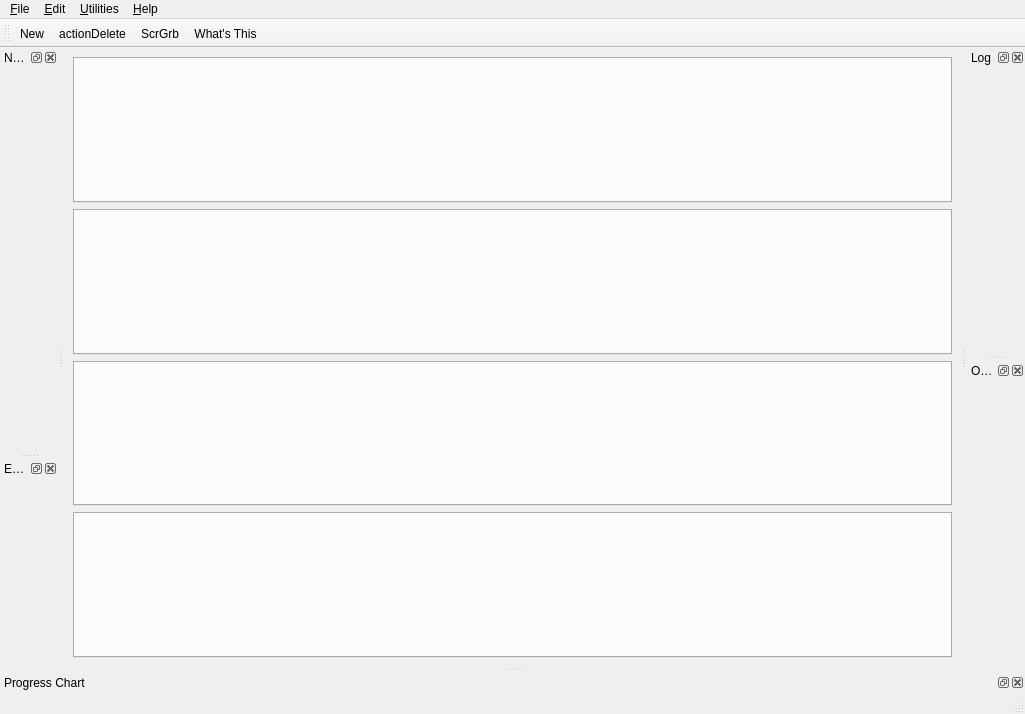
<?xml version="1.0" encoding="UTF-8"?>
<ui version="4.0">
 <class>nmfMainWindow</class>
 <widget class="QMainWindow" name="nmfMainWindow">
  <property name="geometry">
   <rect>
    <x>0</x>
    <y>0</y>
    <width>1025</width>
    <height>714</height>
   </rect>
  </property>
  <property name="windowTitle">
   <string>MSVPA_X2</string>
  </property>
  <widget class="QWidget" name="CentralWidget">
   <property name="minimumSize">
    <size>
     <width>400</width>
     <height>400</height>
    </size>
   </property>
   <layout class="QVBoxLayout" name="verticalLayout_29">
    <item>
     <widget class="QTabWidget" name="ForecastInputTabWidget">
      <property name="sizePolicy">
       <sizepolicy hsizetype="Preferred" vsizetype="Expanding">
        <horstretch>0</horstretch>
        <verstretch>0</verstretch>
       </sizepolicy>
      </property>
      <property name="maximumSize">
       <size>
        <width>16777215</width>
        <height>16777215</height>
       </size>
      </property>
      <property name="toolTip">
       <string/>
      </property>
      <property name="statusTip">
       <string/>
      </property>
      <property name="currentIndex">
       <number>-1</number>
      </property>
     </widget>
    </item>
    <item>
     <widget class="QTabWidget" name="MSVPAInputTabWidget">
      <property name="maximumSize">
       <size>
        <width>16777215</width>
        <height>16777215</height>
       </size>
      </property>
      <property name="toolTip">
       <string/>
      </property>
      <property name="statusTip">
       <string/>
      </property>
      <property name="currentIndex">
       <number>-1</number>
      </property>
     </widget>
    </item>
    <item>
     <widget class="QTabWidget" name="SSVPAInputTabWidget">
      <property name="enabled">
       <bool>true</bool>
      </property>
      <property name="maximumSize">
       <size>
        <width>16777215</width>
        <height>16777215</height>
       </size>
      </property>
      <property name="toolTip">
       <string/>
      </property>
      <property name="statusTip">
       <string/>
      </property>
      <property name="currentIndex">
       <number>-1</number>
      </property>
      <property name="documentMode">
       <bool>false</bool>
      </property>
      <property name="tabsClosable">
       <bool>false</bool>
      </property>
      <property name="movable">
       <bool>true</bool>
      </property>
     </widget>
    </item>
    <item>
     <widget class="QTabWidget" name="SetupInputTabWidget">
      <property name="maximumSize">
       <size>
        <width>16777215</width>
        <height>16777215</height>
       </size>
      </property>
      <property name="focusPolicy">
       <enum>Qt::TabFocus</enum>
      </property>
      <property name="whatsThis">
       <string/>
      </property>
      <property name="currentIndex">
       <number>-1</number>
      </property>
     </widget>
    </item>
   </layout>
  </widget>
  <widget class="QMenuBar" name="menubar">
   <property name="geometry">
    <rect>
     <x>0</x>
     <y>0</y>
     <width>1025</width>
     <height>22</height>
    </rect>
   </property>
   <widget class="QMenu" name="menuFile">
    <property name="title">
     <string>&amp;File</string>
    </property>
    <addaction name="actionNew"/>
    <addaction name="actionOpenProject"/>
    <addaction name="separator"/>
    <addaction name="actionSaveToDatabase"/>
    <addaction name="actionSaveOutputChart"/>
    <addaction name="actionSaveOutputData"/>
    <addaction name="separator"/>
    <addaction name="actionImportDatabase"/>
    <addaction name="actionExportDatabase"/>
    <addaction name="actionReloadCSVFiles"/>
    <addaction name="separator"/>
    <addaction name="actionPreferences"/>
    <addaction name="separator"/>
    <addaction name="actionQuit"/>
   </widget>
   <widget class="QMenu" name="menuEdit">
    <property name="title">
     <string>&amp;Edit</string>
    </property>
    <addaction name="actionClear"/>
    <addaction name="actionCopy"/>
    <addaction name="actionPaste"/>
    <addaction name="actionPasteAll"/>
    <addaction name="separator"/>
    <addaction name="actionSelectAll"/>
    <addaction name="actionDeselectAll"/>
   </widget>
   <widget class="QMenu" name="menuHelp">
    <property name="title">
     <string>&amp;Help</string>
    </property>
    <addaction name="actionAbout"/>
   </widget>
   <widget class="QMenu" name="menuData">
    <property name="title">
     <string>&amp;Utilities</string>
    </property>
    <addaction name="separator"/>
    <addaction name="actionCreateTables"/>
    <addaction name="separator"/>
    <addaction name="actionShowTableNames"/>
    <addaction name="separator"/>
    <addaction name="actionClearSSVPANonSpeciesTables"/>
    <addaction name="actionClearMSVPATables"/>
    <addaction name="actionClearForecastTables"/>
    <addaction name="separator"/>
    <addaction name="actionClearAllNonSpeciesTables"/>
    <addaction name="actionClearAllTables"/>
    <addaction name="separator"/>
   </widget>
   <addaction name="menuFile"/>
   <addaction name="menuEdit"/>
   <addaction name="menuData"/>
   <addaction name="menuHelp"/>
  </widget>
  <widget class="QStatusBar" name="statusbar"/>
  <widget class="QDockWidget" name="NavigatorDockWidget">
   <property name="windowTitle">
    <string>Navigator</string>
   </property>
   <attribute name="dockWidgetArea">
    <number>1</number>
   </attribute>
   <widget class="QWidget" name="dockWidgetContents">
    <layout class="QVBoxLayout" name="verticalLayout"/>
   </widget>
  </widget>
  <widget class="QDockWidget" name="ProgressDockWidget">
   <property name="windowTitle">
    <string>Progress Chart</string>
   </property>
   <attribute name="dockWidgetArea">
    <number>8</number>
   </attribute>
   <widget class="QWidget" name="ProgressWidget"/>
  </widget>
  <widget class="QToolBar" name="toolBar">
   <property name="windowTitle">
    <string>toolBar</string>
   </property>
   <attribute name="toolBarArea">
    <enum>TopToolBarArea</enum>
   </attribute>
   <attribute name="toolBarBreak">
    <bool>false</bool>
   </attribute>
   <addaction name="actionNew"/>
   <addaction name="actionDelete"/>
   <addaction name="actionScrGrb"/>
   <addaction name="actionWhatsThis"/>
  </widget>
  <widget class="QDockWidget" name="LogDockWidget">
   <property name="windowTitle">
    <string>Log</string>
   </property>
   <attribute name="dockWidgetArea">
    <number>2</number>
   </attribute>
   <widget class="QWidget" name="LogWidget"/>
  </widget>
  <widget class="QDockWidget" name="EntityDockWidget">
   <property name="windowTitle">
    <string>Entity List</string>
   </property>
   <attribute name="dockWidgetArea">
    <number>1</number>
   </attribute>
   <widget class="QWidget" name="EntityWidget"/>
  </widget>
  <widget class="QDockWidget" name="OutputDockWidget">
   <property name="windowTitle">
    <string>Output</string>
   </property>
   <attribute name="dockWidgetArea">
    <number>2</number>
   </attribute>
   <widget class="QWidget" name="OutputWidget"/>
  </widget>
  <action name="actionScrGrb">
   <property name="icon">
    <iconset resource="resource.qrc">
     <normaloff>:/icons/scrgrb.png</normaloff>:/icons/scrgrb.png</iconset>
   </property>
   <property name="text">
    <string>&amp;ScrGrb</string>
   </property>
   <property name="toolTip">
    <string>Save output to image or data file.</string>
   </property>
   <property name="statusTip">
    <string>Save output to image or data file.</string>
   </property>
   <property name="whatsThis">
    <string>&lt;html&gt;&lt;head/&gt;&lt;body&gt;&lt;p align=&quot;center&quot;&gt;&lt;span style=&quot; font-weight:600;&quot;&gt;Output Image/Data Capture&lt;/span&gt;&lt;/p&gt;&lt;p&gt;This button saves either the visible output chart or the visible output table to disk. The user can specify either .jpg or .png for the chart file. The table data is saved as a csv file. The files are written to the project directory's images or data directory respectively.&lt;br/&gt;&lt;/p&gt;&lt;/body&gt;&lt;/html&gt;</string>
   </property>
  </action>
  <action name="actionOpenProject">
   <property name="text">
    <string>&amp;Open...</string>
   </property>
   <property name="toolTip">
    <string>Open Project</string>
   </property>
   <property name="statusTip">
    <string>Open Project</string>
   </property>
   <property name="shortcut">
    <string>Ctrl+O</string>
   </property>
  </action>
  <action name="actionSaveToDatabase">
   <property name="text">
    <string>&amp;Save to Database</string>
   </property>
  </action>
  <action name="actionSaveOutputData">
   <property name="icon">
    <iconset resource="resource.qrc">
     <normaloff>:/icons/scrgrb.png</normaloff>:/icons/scrgrb.png</iconset>
   </property>
   <property name="text">
    <string>Save O&amp;utput Data...</string>
   </property>
  </action>
  <action name="actionQuit">
   <property name="text">
    <string>&amp;Quit</string>
   </property>
   <property name="shortcut">
    <string>Ctrl+Q</string>
   </property>
  </action>
  <action name="actionSSVPA">
   <property name="checkable">
    <bool>true</bool>
   </property>
   <property name="text">
    <string>&amp;SSVPA</string>
   </property>
  </action>
  <action name="actionMSVPA">
   <property name="checkable">
    <bool>true</bool>
   </property>
   <property name="text">
    <string>&amp;MSVPA</string>
   </property>
  </action>
  <action name="actionForecast">
   <property name="checkable">
    <bool>true</bool>
   </property>
   <property name="text">
    <string>&amp;Forecast</string>
   </property>
  </action>
  <action name="actionAbout">
   <property name="text">
    <string>&amp;About...</string>
   </property>
  </action>
  <action name="actionPreferences">
   <property name="text">
    <string>&amp;Preferences...</string>
   </property>
  </action>
  <action name="actionConnectToDatabase">
   <property name="text">
    <string>Connect to Database...</string>
   </property>
  </action>
  <action name="actionWhatsThis">
   <property name="icon">
    <iconset resource="resource.qrc">
     <normaloff>:/icons/whatsthis.png</normaloff>:/icons/whatsthis.png</iconset>
   </property>
   <property name="text">
    <string>What's This</string>
   </property>
   <property name="toolTip">
    <string>Shows detailed help information about an object</string>
   </property>
   <property name="shortcut">
    <string>Shift+F1</string>
   </property>
  </action>
  <action name="actionSaveOutputChart">
   <property name="icon">
    <iconset resource="resource.qrc">
     <normaloff>:/icons/scrgrb.png</normaloff>:/icons/scrgrb.png</iconset>
   </property>
   <property name="text">
    <string>Save Output Chart...</string>
   </property>
  </action>
  <action name="actionNew">
   <property name="icon">
    <iconset resource="resource.qrc">
     <normaloff>:/icons/new.png</normaloff>:/icons/new.png</iconset>
   </property>
   <property name="text">
    <string>&amp;New...</string>
   </property>
   <property name="toolTip">
    <string>Create a MSVPA or Forecast</string>
   </property>
   <property name="statusTip">
    <string>Create a MSVPA or Forecast</string>
   </property>
   <property name="whatsThis">
    <string>&lt;html&gt;&lt;head/&gt;&lt;body&gt;&lt;p align=&quot;center&quot;&gt;&lt;span style=&quot; font-weight:600;&quot;&gt;New&lt;/span&gt;&lt;/p&gt;&lt;p&gt;This button creates a new MSVPA or Forecast depending upon what is selected in the Navigator list. Upon clicking, the user will be asked to enter the relevant data for the new item.&lt;br/&gt;&lt;/p&gt;&lt;/body&gt;&lt;/html&gt;</string>
   </property>
   <property name="shortcut">
    <string>Ctrl+N</string>
   </property>
  </action>
  <action name="actionSpecies">
   <property name="text">
    <string>Species</string>
   </property>
  </action>
  <action name="actionCreateMSVPA">
   <property name="text">
    <string>MSVPA</string>
   </property>
  </action>
  <action name="actionCreateForecast">
   <property name="text">
    <string>Forecast</string>
   </property>
  </action>
  <action name="actionMSVPASpecies">
   <property name="text">
    <string>MSVPA Species</string>
   </property>
   <property name="shortcut">
    <string>Alt+S</string>
   </property>
  </action>
  <action name="actionBiomassPredator">
   <property name="text">
    <string>&quot;Biomass&quot; Predator</string>
   </property>
   <property name="shortcut">
    <string>Alt+P</string>
   </property>
  </action>
  <action name="actionDeleteSpecies">
   <property name="text">
    <string>Species</string>
   </property>
  </action>
  <action name="actionDeleteMSVPA">
   <property name="text">
    <string>MSVPA</string>
   </property>
  </action>
  <action name="actionDeleteForecast">
   <property name="text">
    <string>Forecast</string>
   </property>
   <property name="toolTip">
    <string>Delete</string>
   </property>
   <property name="statusTip">
    <string>Delete</string>
   </property>
  </action>
  <action name="actionDelete">
   <property name="icon">
    <iconset resource="resource.qrc">
     <normaloff>:/icons/delete.png</normaloff>:/icons/delete.png</iconset>
   </property>
   <property name="text">
    <string>actionDelete</string>
   </property>
   <property name="toolTip">
    <string>Delete an MSVPA or Forecast</string>
   </property>
  </action>
  <action name="actionClear">
   <property name="text">
    <string>C&amp;lear</string>
   </property>
   <property name="shortcut">
    <string>Ctrl+X</string>
   </property>
  </action>
  <action name="actionCopy">
   <property name="text">
    <string>&amp;Copy</string>
   </property>
   <property name="shortcut">
    <string>Ctrl+C</string>
   </property>
  </action>
  <action name="actionPaste">
   <property name="text">
    <string>&amp;Paste</string>
   </property>
   <property name="shortcut">
    <string>Ctrl+V</string>
   </property>
  </action>
  <action name="actionSelectAll">
   <property name="text">
    <string>&amp;Select All</string>
   </property>
   <property name="shortcut">
    <string>Ctrl+A</string>
   </property>
  </action>
  <action name="actionDeselectAll">
   <property name="text">
    <string>&amp;Deselect All</string>
   </property>
   <property name="shortcut">
    <string>Ctrl+Shift+A</string>
   </property>
  </action>
  <action name="actionPasteAll">
   <property name="text">
    <string>Paste &amp;All</string>
   </property>
   <property name="toolTip">
    <string>Paste selected cell into all cells</string>
   </property>
   <property name="statusTip">
    <string>Paste selected cell into all cells</string>
   </property>
   <property name="shortcut">
    <string>Ctrl+Shift+V</string>
   </property>
  </action>
  <action name="actionShowTableNames">
   <property name="text">
    <string>S&amp;how Table Names</string>
   </property>
  </action>
  <action name="actionClearSSVPANonSpeciesTables">
   <property name="text">
    <string>Clear &amp;SSVPA (Non-Species) Tables</string>
   </property>
  </action>
  <action name="actionClearMSVPATables">
   <property name="text">
    <string>Clear &amp;MSVPA Tables</string>
   </property>
  </action>
  <action name="actionClearForecastTables">
   <property name="text">
    <string>Clear &amp;Forecast Tables</string>
   </property>
  </action>
  <action name="actionClearAllNonSpeciesTables">
   <property name="text">
    <string>Clear All &amp;Non-Species Tables</string>
   </property>
   <property name="toolTip">
    <string>Clears all tables except: Species and OtherPredSpecies</string>
   </property>
   <property name="statusTip">
    <string>Clears all tables except: Species and OtherPredSpecies</string>
   </property>
  </action>
  <action name="actionClearAllTables">
   <property name="text">
    <string>Clear &amp;All Tables</string>
   </property>
  </action>
  <action name="actionImportDatabase">
   <property name="text">
    <string>&amp;Import Database...</string>
   </property>
   <property name="toolTip">
    <string>Import a .sql file from disk into the database</string>
   </property>
   <property name="statusTip">
    <string>Import a .sql file from disk into the database</string>
   </property>
  </action>
  <action name="actionExportDatabase">
   <property name="text">
    <string>&amp;Export Database...</string>
   </property>
   <property name="toolTip">
    <string>Export a database to a .sql file</string>
   </property>
   <property name="statusTip">
    <string>Export a database to a .sql file</string>
   </property>
  </action>
  <action name="actionReloadCSVFiles">
   <property name="text">
    <string>&amp;Regenerate CSV Files from Database...</string>
   </property>
  </action>
  <action name="actionCreateTables">
   <property name="text">
    <string>&amp;Create Tables</string>
   </property>
  </action>
 </widget>
 <tabstops>
  <tabstop>ForecastInputTabWidget</tabstop>
  <tabstop>MSVPAInputTabWidget</tabstop>
  <tabstop>SSVPAInputTabWidget</tabstop>
  <tabstop>SetupInputTabWidget</tabstop>
  <tabstop>MSVPAOutputTabWidget</tabstop>
 </tabstops>
 <resources>
  <include location="resource.qrc"/>
 </resources>
 <connections/>
</ui>
